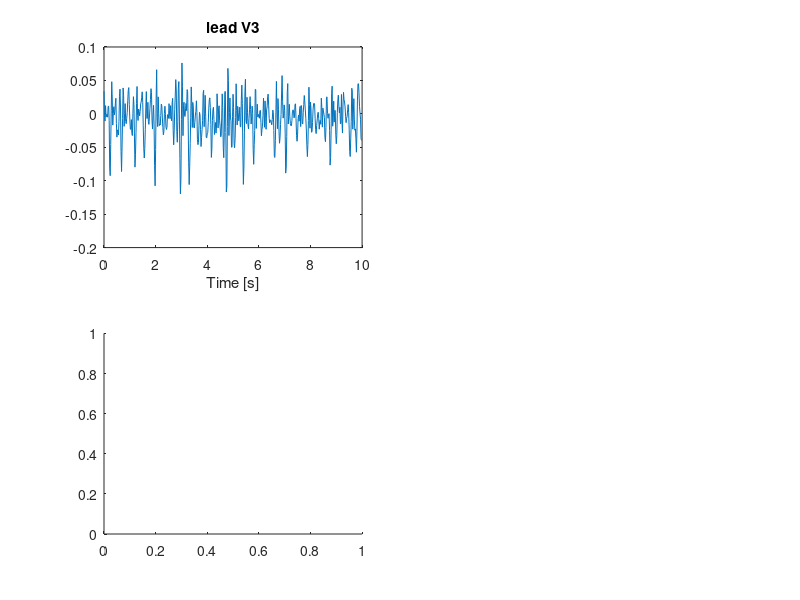

MATLAB code to generate this figure: (Note: this script raises an error after producing the figure.)
%EE512 - Aplied Biomedical signal Processing
%Practical Session Module07-Instantaneous Frequency Estimation
%Adrian Luca

%%
% --------- Experiment 1 -------------
% IF estimation form surface ECG during atrial fibrillation
close all
clear all
AA = load('AA_AFib.dat');

V3 = AA(:,9);
V4 = AA(:,10);

N = size(AA,1);
Fs = 50;

%visualize the raw signals and their PSD estimates

figure
t = (0:N-1)./Fs;
subplot(221), plot(t, V3), title('lead V3'), xlabel('Time [s]')
subplot(223), AR_psd(V3, 20, 50, 25, 0, 1);
set(gcf, 'Name', 'raw V3 signal and the PSD')


subplot(222), plot(t, V4), title('lead V4'), xlabel('Time [s]')
subplot(224), AR_psd(V4, 20, 50, 25, 0, 1);
set(gcf, 'Name', 'raw V4 signal and the PSD')


%design the IIR bandpass filter [4-7]Hz
[Nb,wn] =buttord([0.16 0.28], [0.12 0.32],0.5,20);
[b,a] = butter(Nb,wn);

%visualize the filter
% Fig. 3
figure
[h,w]=freqz(b,a,1000);
plot(Fs*linspace(0,0.5,1000),abs(h)), title('Amplitude response'), xlabel('Frequency [Hz]')
set(gcf, 'Name', 'Amplitude response of the bandpass filter')

%filter the signals
V3_filt = filtfilt(b,a,V3);
V4_filt = filtfilt(b,a,V4);

%visualize the filtered signals and their PSD estimates
figure
subplot(221), plot(t, V3_filt), title('lead V3'), xlabel('Time [s]')
subplot(223), AR_psd(V3_filt, 20, 50, 25, 0, 1);
set(gcf, 'Name', 'filtered V3 signal and the PSD')


subplot(222), plot(t, V4_filt), title('lead V4'), xlabel('Time [s]')
subplot(224), AR_psd(V4_filt, 20, 50, 25, 0, 1);
set(gcf, 'Name', 'filtered V4 signal and the PSD')

% IF estimation on raw signals
IF_STFT = STFT(V3,31,50);
[IF_Adapt_1,y] = AdaptBP(V3,5,0.85,0.9,50,0);
[IF_Adapt_2,y] = AdaptBP(V3,5,0.98,0.9,50,0);
figure
subplot(311), plot(t, IF_STFT), title('IF\_STFT on raw V3 signal'), xlabel('Time [s]'), ylim([0 15])
subplot(312), plot(t, IF_Adapt_1), title('IF\_Adapt on raw V3 signal, beta = 0.85'), xlabel('Time [s]'), ylim([0 15])
subplot(313), plot(t, IF_Adapt_2), title('IF\_Adapt on raw V3 signal, beta = 0.98'), xlabel('Time [s]'), ylim([0 15])
set(gcf, 'Name', 'IF estimation on raw V3 signal')

IF_STFT = STFT(V4,31,50);
[IF_Adapt_1, y] = AdaptBP(V4,5,0.85,0.9,50,0);
[IF_Adapt_2, y] = AdaptBP(V4,5,0.98,0.9,50,0);
figure
subplot(311), plot(t, IF_STFT), title('IF\_STFT on raw V4 signal'), xlabel('Time [s]'), ylim([0 15])
subplot(312), plot(t, IF_Adapt_1), title('IF\_Adapt on raw V4 signal, beta = 0.85'), xlabel('Time [s]'), ylim([0 15])
subplot(313), plot(t, IF_Adapt_2), title('IF\_Adapt on raw V4 signal, beta = 0.98'), xlabel('Time [s]'), ylim([0 15])
set(gcf, 'Name', 'IF estimation on raw V4 signal')

% IF estimation on filtered signals
IF_STFT = STFT(V3_filt,31,50);
[IF_Adapt_1f,y] = AdaptBP(V3_filt,5,0.85,0.9,50,0);
[IF_Adapt_2f,y] = AdaptBP(V3_filt,5,0.98,0.9,50,0);
figure
subplot(311), plot(t, IF_STFT), title('IF\_STFT on filtered V3 signal'), xlabel('Time [s]'), ylim([0 15])
subplot(312), plot(t, IF_Adapt_1f), title('IF\_Adapt on filtered V3 signal, beta = 0.85'), xlabel('Time [s]'), ylim([0 15])
subplot(313), plot(t, IF_Adapt_2f), title('IF\_Adapt on filtered V3 signal, beta = 0.98'), xlabel('Time [s]'), ylim([0 15])
set(gcf, 'Name', 'IF estimation on filtered V3 signal')

IF_STFT = STFT(V4_filt,31,50);
[IF_Adapt,y] = AdaptBP(V4_filt,4,0.95,0.9,50,0);
figure
subplot(211), plot(t, IF_STFT), title('IF\_STFT on filtered V4 signal'), xlabel('Time [s]'), ylim([0 15])
subplot(212), plot(t, IF_Adapt), title('IF\_Adapt on filtered V4 signal'), xlabel('Time [s]'), ylim([0 15])
set(gcf, 'Name', 'IF estimation on filtered V4 signal')

%%
% --------- Experiment 2 -------------
% estimation of respiration frequency from respiration sinus arrhythmia during a VO2-max test

close all
clear all
load('VO2max.mat')

%visualize the signals
figure, plot(tr, RF), title('Respiratory frequency'), ylabel('[Hz]'), xlabel('Time [s]')
figure, plot(t, RR), title('RR-intervals'), ylabel('[ms]'), xlabel('Time [s]')

% high-pass IIR filter to remove the low-frequency components (<0.15Hz) in the RR signal
[N,Wn] = buttord(2*0.12/4,2*0.17/4,0.5,20) ;
[b,a] = butter(N,Wn,'high') ;
figure
[h,w]=freqz(b,a,1000);
plot(4.*linspace(0,0.5,1000),abs(h)), title('Amplitude response'), xlabel('Frequency [Hz]')
set(gcf, 'Name', 'Amplitude response of the high-pass filter')

% extract the respiration component from the RR-intervals
Resp = filtfilt(b,a,RR-RR(1));
figure, plot(t, Resp), title('Respiration'), ylabel('[ms]'), xlabel('Time [s]')

%IF estimation using Hilbert transform
figure
IF = IFhilbert(Resp,4);
a=0.05;
IFf = filtfilt(a,[1 a-1],IF);
plot(tr,RF,t,IFf,'r','LineWidth',2), legend('reference RF', 'Respiration estimate')
title('Hilbert')
set(gcf, 'Name', 'RF estimation using Hilbert transform')
xlabel('Time [s]')
ylabel('Frequency [Hz]')

%IF estimation using Teager energy operator
figure
[IF,env] = teager(Resp,4);
a=0.05;
IFf = filtfilt(a,[1 a-1],IF);
plot(tr,RF,t,IFf,'r','LineWidth',2), legend('reference RF', 'Respiration estimate')
title('Teager')
set(gcf, 'Name', 'RF estimation using Teager energy operator')
xlabel('Time [s]')
ylabel('Frequency [Hz]')

%IF estimation using STFT
figure
IF = STFT(Resp, 31, 4);
a=0.05;
IFf = filtfilt(a,[1 a-1],IF);
plot(tr,RF,t,IFf,'r','LineWidth',2), legend('reference RF', 'Respiration estimate')
title('STFT')
set(gcf, 'Name', 'RF estimation using STFT')
xlabel('Time [s]')
ylabel('Frequency [Hz]')

%IF estimation using adaptative IF tracking
%The best estimate seems to be obtained with the adaptive bandpass filter 
%(note that no lowpass filtering of the estimate is needed).
figure
[IF, y] = AdaptBP(Resp,0.25,0.925,0.925,4,0);
plot(tr,RF,t,IF,'r','LineWidth',2), legend('reference RF', 'Respiration estimate')
title('Adaptive BP')
set(gcf, 'Name', 'RF estimation using adaptative IF tracking')
xlabel('Time [s]')
ylabel('Frequency [Hz]')

%%
% --------- Experiment 3 -------------
% extraction of a common oscillation and estimation of its instantaneous frequency using bandpass adaptive filtering
close all
clear all
load('heart_3.dat');

X = heart_3;
X = X - ones(length(X), 1) * mean(X);
X = resample(X,1,4);

RR = X(:,1);
BP = X(:,2);
Resp = X(:,3);

% %remove the mean and resample at 1Hz
% 
%  RR = resample(RR-mean(RR), 1, 4);
%  BP = resample(BP-mean(BP), 1, 4);
%  Resp = resample(Resp-mean(Resp), 1, 4);

% RR = RR-mean(RR);
% BP = BP-mean(BP);
% Resp = Resp-mean(Resp);

%visualize the signals
figure
subplot(311), plot(RR), title('RR intervals')
subplot(312), plot(BP), title('Blood preasure')
subplot(313), plot(Resp), title('Respiration'), xlabel('Time[s]')

%power spectral densities
figure
subplot(311), [Px, freq] = AR_psd(RR, 30, 1, 0.5, 0, 1); title('RR intervals')
subplot(312), [Px, freq] = AR_psd(BP, 30, 1, 0.5, 0, 1); title('Blood preasure')
subplot(313), [Px, freq] = AR_psd(Resp,30, 1, 0.5, 0, 1); title('Respiration')

%extract the common oscillation between RR intervals and respiration.
% !!! the common oscilation is the respiration itself
[IF,Y,weights] = AdaptBP_weight([RR Resp],0.25,0.9,0.95,0.95,1);
figure
subplot(311), plot(Y(:,1)), title('RR component'), ylim([-20 20])
subplot(312), plot(Y(:,2)), title('Respiration component')
subplot(313), plot(IF), title('IF of common oscilation'), ylim([0.2, 0.3]), xlabel('Time[s]')


%extract the common oscillation between RR intervals and blood preasure
% !!! the common oscilation is the baroreflex
[IF,Y,weights] = AdaptBP_weight([RR BP],0.06,0.9,0.95,0.95,1);
figure
subplot(311), plot(Y(:,1)), title('RR component')
subplot(312), plot(Y(:,2)), title('BP component')
subplot(313), plot(IF), 
title('IF of common oscilation'), ylim([0, 0.1]), xlabel('Time[s]')



